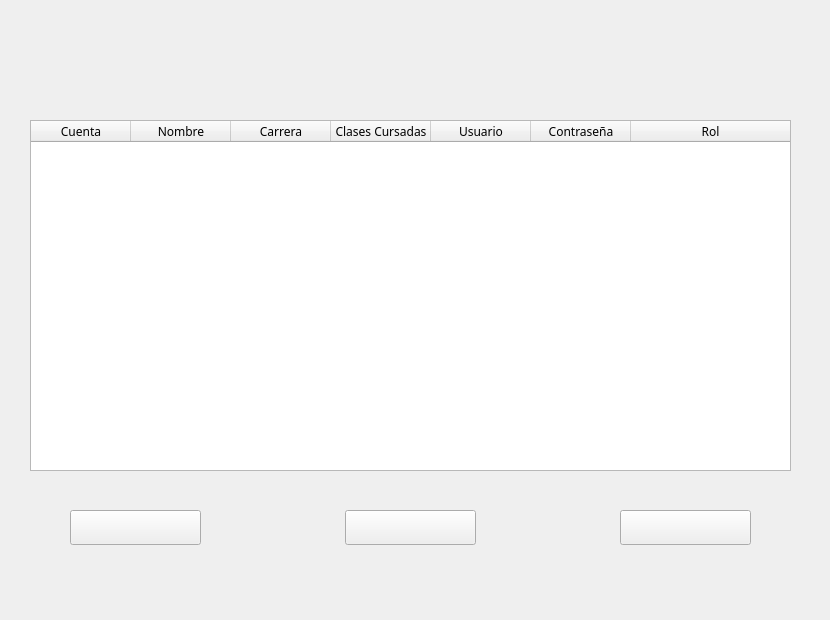
   <widget class="QWidget" name="page_6">
    <widget class="QLabel" name="label_8">
     <property name="geometry">
      <rect>
       <x>0</x>
       <y>0</y>
       <width>821</width>
       <height>611</height>
      </rect>
     </property>
     <property name="text">
      <string/>
     </property>
     <property name="pixmap">
      <pixmap resource="resources.qrc">:/Resources/alumnosList.png</pixmap>
     </property>
    </widget>
    <widget class="QTableWidget" name="tableWidgetAlumnos">
     <property name="geometry">
      <rect>
       <x>30</x>
       <y>120</y>
       <width>761</width>
       <height>351</height>
      </rect>
     </property>
     <property name="font">
      <font>
       <family>Arial Rounded MT Bold</family>
      </font>
     </property>
     <property name="editTriggers">
      <set>QAbstractItemView::EditTrigger::NoEditTriggers</set>
     </property>
     <property name="selectionMode">
      <enum>QAbstractItemView::SelectionMode::SingleSelection</enum>
     </property>
     <property name="selectionBehavior">
      <enum>QAbstractItemView::SelectionBehavior::SelectRows</enum>
     </property>
     <attribute name="horizontalHeaderStretchLastSection">
      <bool>true</bool>
     </attribute>
     <column>
      <property name="text">
       <string>Cuenta</string>
      </property>
     </column>
     <column>
      <property name="text">
       <string>Nombre</string>
      </property>
     </column>
     <column>
      <property name="text">
       <string>Carrera</string>
      </property>
     </column>
     <column>
      <property name="text">
       <string>Clases Cursadas</string>
      </property>
     </column>
     <column>
      <property name="text">
       <string>Usuario</string>
      </property>
     </column>
     <column>
      <property name="text">
       <string>Contraseña</string>
      </property>
     </column>
     <column>
      <property name="text">
       <string>Rol</string>
      </property>
     </column>
    </widget>
    <widget class="QPushButton" name="addAlumnoBtn">
     <property name="geometry">
      <rect>
       <x>70</x>
       <y>510</y>
       <width>131</width>
       <height>35</height>
      </rect>
     </property>
     <property name="text">
      <string/>
     </property>
    </widget>
    <widget class="QPushButton" name="modifyAlumnoBtn">
     <property name="geometry">
      <rect>
       <x>345</x>
       <y>510</y>
       <width>131</width>
       <height>35</height>
      </rect>
     </property>
     <property name="text">
      <string/>
     </property>
    </widget>
    <widget class="QPushButton" name="deleteAlumnoBtn">
     <property name="geometry">
      <rect>
       <x>620</x>
       <y>510</y>
       <width>131</width>
       <height>35</height>
      </rect>
     </property>
     <property name="text">
      <string/>
     </property>
    </widget>
   </widget>
